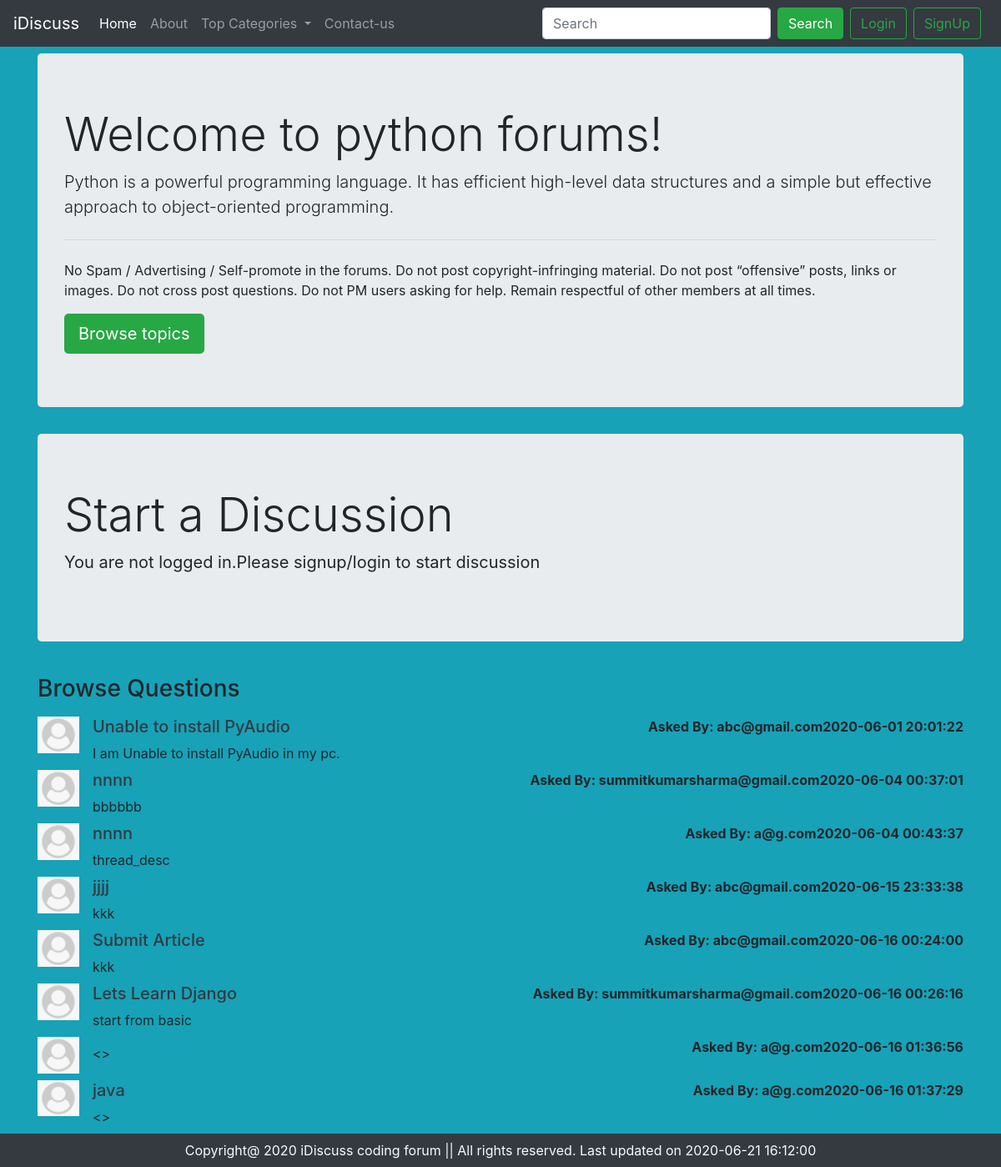
The app's page /threadlist.php?catid=1 with its own data.
### tables this page shows
CREATE TABLE `categories` (
  `category_id` int(5) NOT NULL,
  `category_name` varchar(50) NOT NULL,
  `category_description` varchar(200) NOT NULL,
  `category_tstamp` datetime NOT NULL DEFAULT current_timestamp()
);

CREATE TABLE `threads` (
  `thread_id` int(10) NOT NULL,
  `thread_title` varchar(200) NOT NULL,
  `thread_desc` text NOT NULL,
  `thread_cat_id` int(10) NOT NULL,
  `thread_user_id` int(10) NOT NULL,
  `thread_tstamp` datetime NOT NULL DEFAULT current_timestamp()
);

CREATE TABLE `users_idiscuss` (
  `sno` int(8) NOT NULL,
  `user_email` varchar(30) NOT NULL,
  `user_pass` varchar(200) NOT NULL,
  `timestamp` datetime NOT NULL DEFAULT current_timestamp()
);

### threadlist.php (the view, shortened to what this page needs)
<!doctype html>
<html lang="en">
<head>
    <link rel="stylesheet" href="https://stackpath.bootstrapcdn.com/bootstrap/4.5.0/css/bootstrap.min.css"
>
</head>
<body class="bg-info">
    <?php include 'partials/header.php'; ?>
    <?php
        include 'partials/dbconnect.php';
                $catid=$_GET['catid'];
                $sql = "SELECT * FROM `categories`WHERE category_id=$catid";
                $result = mysqli_query($conn, $sql);
                $num_row = mysqli_num_rows($result);
                if ($num_row > 0) {
                    while ($row = mysqli_fetch_assoc($result)) {
                        $catname = $row["category_name"];
                        $catdesc= $row["category_description"];
                     }
                }
    ?>
    <div class="container my-2">
        <div class="jumbotron">
            <h1 class="display-4">Welcome to <?php echo $catname; ?> forums!</h1>
            <p class="lead"><?php echo $catdesc; ?></p>
            <hr class="my-4">
            <p>No Spam / Advertising / Self-promote in the forums.
                Do not post copyright-infringing material.
                Do not post “offensive” posts, links or images.
                Do not cross post questions.
                Do not PM users asking for help.
                Remain respectful of other members at all times.</p>
            <a class="btn btn-success btn-lg" href="#" role="button">Browse topics</a>
        </div>
    </div>
    <?php
    if(isset($_SESSION['loggedin']) && $_SESSION['loggedin']==true){
        echo '<div class="container">
                 <h3 class="py-2">Start a Discussion </h3>
                <form action=" '.$_SERVER['REQUEST_URI'].'" method="POST">
                    <div class="form-group">
                        <label for="title">Problem Title</label>
                        <input type="text" class="form-control" id="title" name="title" placeholder="">
                        <small id="emailHelp" class="form-text text-muted">keep your title crisp and small.</small>
                    </div>
                    <div class="form-group">
                        <label for="desc">Elaborate your concern</label>
                        <textarea class="form-control" id="desc" name="desc" rows="3"></textarea>
                    </div>
                    <input type="hidden" name="" value='.$_SESSION['sno'].'>
                    <div class="form-group">
                        <button type="submit" class="btn btn-sm btn-success">Submit</button>
                    </div>
                </form>
            </div>';
    }
    else{
        echo '
        <div class="container">
        <div class="jumbotron">
            <h1 class="display-4">Start a Discussion</h1>
            <p class="lead"><b>You are not logged in.Please signup/login to start discussion</b></p>
        </div>
    </div>';
    }
    ?>
    <div class="container">
        <h3 class="py-2">Browse Questions</h3>
        <?php
                include 'partials/dbconnect.php';
                $catid=$_GET['catid'];
                $sql = "SELECT * FROM `threads`WHERE thread_cat_id=$catid";
                $result = mysqli_query($conn, $sql);
                $num_row = mysqli_num_rows($result);
                if ($num_row > 0) {
                    while ($row = mysqli_fetch_assoc($result)) {
                        $threadid = $row["thread_id"];
                        $title = $row["thread_title"];
                        $desc = $row["thread_desc"];
                        $threattime = $row["thread_tstamp"];
                        $thread_user_id = $row["thread_user_id"];
                        $sql2 = "SELECT * FROM `users_idiscuss` WHERE sno=$thread_user_id";
                        $result2 =mysqli_query($conn,$sql2);
                        $row2 = mysqli_fetch_assoc($result2);
                        $user_name = $row2["user_email"];
                        echo' <div class="media my-2">
                        <img src="img/userdefault.png" width="50px" class="mr-3" alt="userdefault image">
                        <div class="media-body">
                            <h5 class="mt-0"><a class="text-dark" href="/phptutorial/Project-2/thread.php?threadid='.$threadid.'"> '. $title.' </a></h5>
                            '. $desc.'
                        </div>
                        <p class="font-weight-bold my-0"> Asked By: '.$user_name.''. $threattime.'</p>
                    </div>';
                     }
                }
        ?>
    </div>
    <?php include 'partials/footer.php'; ?>
</body>
</html>

### records on screen
categories: category_name "python", category_description "Python is a powerful programming language. It has efficient high-level data structures and a simple but effective approach to object-oriented programming."
threads: thread_title "Unable to install PyAudio", thread_desc "I am Unable to install PyAudio in my pc.", users_idiscuss.user_email "abc@gmail.com", thread_tstamp "2020-06-01 20:01:22"
threads: thread_title "nnnn", thread_desc "bbbbbb", users_idiscuss.user_email "summitkumarsharma@gmail.com", thread_tstamp "2020-06-04 00:37:01"
threads: thread_title "nnnn", thread_desc "thread_desc", users_idiscuss.user_email "a@g.com", thread_tstamp "2020-06-04 00:43:37"
threads: thread_title "jjjj", thread_desc "kkk", users_idiscuss.user_email "abc@gmail.com", thread_tstamp "2020-06-15 23:33:38"
threads: thread_title "Submit Article", thread_desc "kkk", users_idiscuss.user_email "abc@gmail.com", thread_tstamp "2020-06-16 00:24:00"
threads: thread_title "Lets Learn Django", thread_desc "start from basic", users_idiscuss.user_email "summitkumarsharma@gmail.com", thread_tstamp "2020-06-16 00:26:16"
threads: thread_desc "<>", users_idiscuss.user_email "a@g.com", thread_tstamp "2020-06-16 01:36:56"
threads: thread_title "java", thread_desc "<>", users_idiscuss.user_email "a@g.com", thread_tstamp "2020-06-16 01:37:29"
